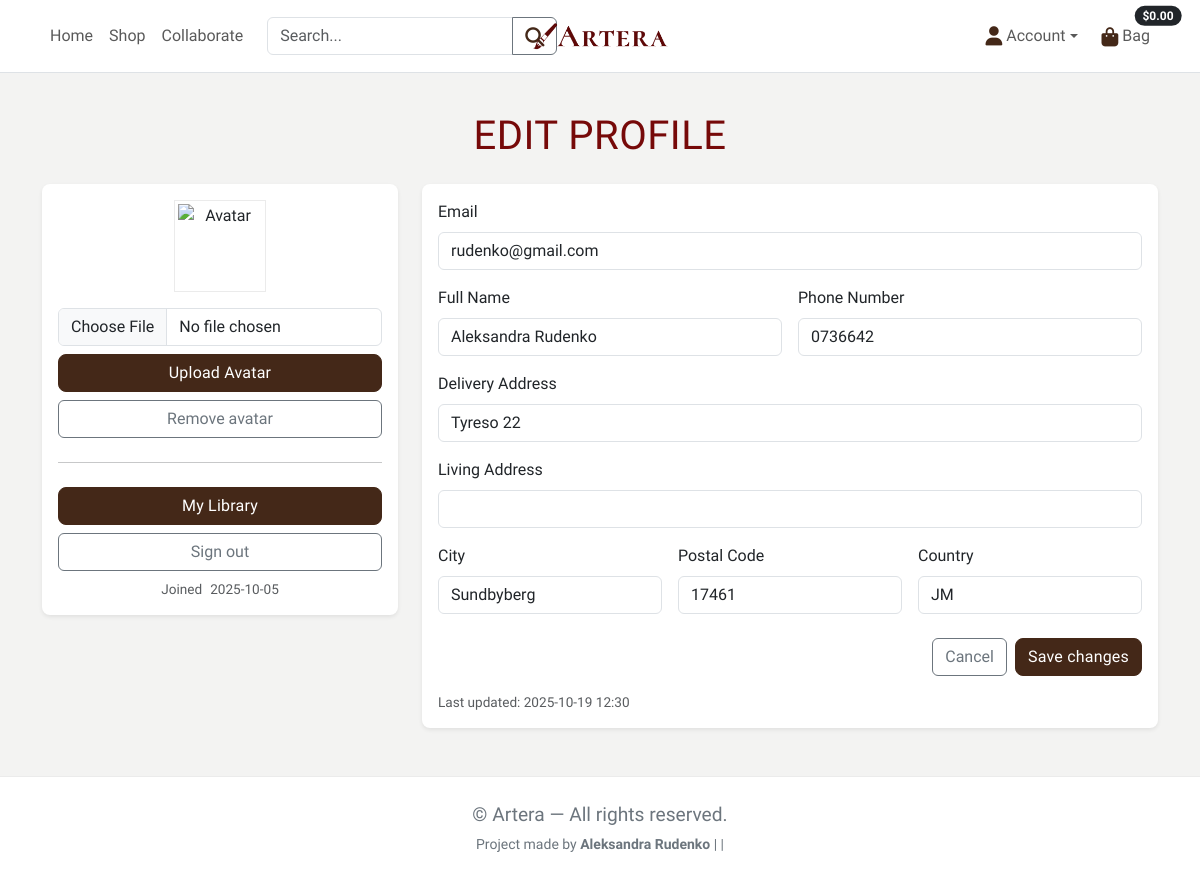
Page /profiles/ (signed in) on the committed database.
### profiles/models.py (models this page shows, shortened)
class Profile(models.Model):
    user = models.OneToOneField(settings.AUTH_USER_MODEL, on_delete=models.CASCADE)
    full_name = models.CharField(max_length=100, blank=True)
    phone_number = models.CharField(max_length=20, blank=True)
    address_line_delivery = models.CharField(max_length=255, blank=True)
    address_line_living = models.CharField(max_length=255, blank=True)
    city = models.CharField(max_length=100, blank=True)
    postal_code = models.CharField(max_length=20, blank=True)
    country = models.CharField(max_length=100, blank=True)
    created_at = models.DateTimeField(auto_now_add=True)
    updated_at = models.DateTimeField(auto_now=True)
    avatar = CloudinaryField('image', blank=True, null=True, folder='avatars')

### profiles/views.py (the view)
# urls.py: path('', views.profile, name='profile'),
@login_required
def profile(request):
    profile, _ = Profile.objects.get_or_create(user=request.user)
    if request.method == 'POST':
        form = ProfileForm(request.POST, instance=profile)
        new_email = (request.POST.get('email') or '').strip()
        if form.is_valid():
            with transaction.atomic():
                form.save()
                if new_email and new_email.lower() != (request.user.email or '').lower():
                    ea = EmailAddress.objects.filter(
                        user=request.user, email__iexact=new_email
                    ).first()
                    if not ea:
                        ea = EmailAddress(user=request.user, email=new_email, primary=False, verified=False)
                        ea.save()
                    ea.send_confirmation(request)
                    messages.info(request, "We sent a verification link to your new email. "
                                            "It will replace your current email after you confirm.")
                else:
                    messages.success(request, "Profile updated.")
            return redirect('profile')
        else:
            messages.error(request, "Please fix the errors below.")
    else:
        form = ProfileForm(instance=profile)
    return render(request, 'profiles/profile.html', {
        'form': form,
        'user_obj': request.user,
    })

### profiles/forms.py
class ProfileForm(forms.ModelForm):
    class Meta:
        model = Profile
        fields = [
            'full_name', 'phone_number', 'address_line_delivery',
            'address_line_living', 'city', 'postal_code', 'country'
        ]
        widgets = {
            'full_name': forms.TextInput(attrs={'class': 'form-control'}),
            'phone_number': forms.TextInput(attrs={'class': 'form-control'}),
            'address_line_delivery': forms.TextInput(attrs={'class': 'form-control'}),
            'address_line_living': forms.TextInput(attrs={'class': 'form-control'}),
            'city': forms.TextInput(attrs={'class': 'form-control'}),
            'postal_code': forms.TextInput(attrs={'class': 'form-control'}),
            'country': forms.TextInput(attrs={'class': 'form-control'}),
        }
        labels = {
            'full_name': 'Full Name',
            'phone_number': 'Phone Number',
            'address_line_delivery': 'Delivery Address',
            'address_line_living': 'Living Address',
            'city': 'City',
            'postal_code': 'Postal Code',
            'country': 'Country',
        }

### bag/contexts.py (called while the page is built, shortened)
def bag_contents(request):
    bag_items = []
    total = 0
    product_count = 0
    bag = request.session.get('bag', {})
    if total < getattr(settings, 'FREE_DELIVERY_THRESHOLD', 0):
        delivery = total * Decimal(getattr(settings, 'STANDARD_DELIVERY_PERCENTAGE', 0) / 100)
        free_delivery_delta = getattr(settings, 'FREE_DELIVERY_THRESHOLD', 0) - total
    else:
        delivery = 0
        free_delivery_delta = 0
    grand_total = delivery + total
    context = {
        'bag_items': bag_items,
        'total': total,
        'product_count': product_count,
        'delivery': delivery,
        'free_delivery_delta': free_delivery_delta,
        'free_delivery_threshold': getattr(settings, 'FREE_DELIVERY_THRESHOLD', 0),
        'grand_total': grand_total,
    }
    return context

### profiles/templates/profiles/profile.html (shortened to what this page needs)
{% extends "base.html" %}
{% load static %}
{% block content %}
<div class="container py-5 profile">
    <h1 class="mb-4 text-center">Edit Profile</h1>
    <div class="row g-4">
        <div class="col-12 col-lg-4">
            <div class="card border-0 shadow-sm rounded-3">
                <div class="card-body text-center">
                    <div class="avatar mb-3 mx-auto">
                        {% if form.instance.avatar %}
                        <img src="{{ form.instance.avatar.url }}" alt="Avatar" class="avatar-image">
                        {% else %}
                        <img src="{% static 'images/default-avatar.png' %}" alt="Default avatar" class="avatar-image">
                        {% endif %}
                    </div>
                    <form method="post" action="{% url 'avatar_upload' %}" enctype="multipart/form-data"
                        class="d-grid gap-2 mb-2">
                        <input type="file" name="avatar" class="form-control" accept="image/*" required>
                        <button class="btn btn-dark" type="submit">Upload Avatar</button>
                    </form>
                    {% if form.instance.avatar %}
                    <form method="post" action="{% url 'avatar_remove' %}" class="d-grid gap-2">
                        <button class="btn btn-outline-secondary" type="submit">Remove avatar</button>
                    </form>
                    {% endif %}
                    <hr class="my-4">
                    <div class="d-grid gap-2">
                        <a href="{% url 'library' %}" class="btn btn-dark">My Library</a>
                        <a href="{% url 'account_logout' %}" class="btn btn-outline-secondary">Sign out</a>
                        <div class="small text-muted">
                            <span class="me-2">Joined</span>{{ user_obj.date_joined|date:"Y-m-d" }}
                        </div>
                    </div>
                </div>
            </div>
        </div>
        <div class="col-12 col-lg-8">
            <div class="card border-0 shadow-sm rounded-3">
                <div class="card-body">
                    <form method="post" novalidate>
                        <div class="mb-3">
                            <label class="form-label">Email</label>
                            <input type="email" name="email" value="{{ user_obj.email }}" class="form-control">
                        </div>
                        <div class="row g-3">
                            <div class="col-md-6">
                                <label class="form-label">{{ form.full_name.label }}</label>
                                {{ form.full_name }}
                            </div>
                            <div class="col-md-6">
                                <label class="form-label">{{ form.phone_number.label }}</label>
                                {{ form.phone_number }}
                            </div>
                            <div class="col-12">
                                <label class="form-label">{{ form.address_line_delivery.label }}</label>
                                {{ form.address_line_delivery }}
                            </div>
                            <div class="col-12">
                                <label class="form-label">{{ form.address_line_living.label }}</label>
                                {{ form.address_line_living }}
                            </div>
                            <div class="col-md-4">
                                <label class="form-label">{{ form.city.label }}</label>
                                {{ form.city }}
                            </div>
                            <div class="col-md-4">
                                <label class="form-label">{{ form.postal_code.label }}</label>
                                {{ form.postal_code }}
                            </div>
                            <div class="col-md-4">
                                <label class="form-label">{{ form.country.label }}</label>
                                {{ form.country }}
                            </div>
                        </div>
                        <div class="d-flex gap-2 justify-content-end mt-4">
                            <a href="{% url 'all_artworks' %}" class="btn btn-outline-secondary">Cancel</a>
                            <button type="submit" class="btn btn-dark">Save changes</button>
                        </div>
                    </form>
                    <div class="small text-muted mt-3">
                        Last updated:
                        {% if form.instance.updated_at %}{{ form.instance.updated_at|date:"Y-m-d H:i" }}{% else %}—{% endif %}
                    </div>
                </div>
            </div>
        </div>
    </div>
</div>
{% endblock %}

### static/css/base.css (style rules this page uses)
:root { --primary-font: "Cardo", serif; --primary-color: #442818; --secondary-color: #760909; --accent-1: #C2D2C2; --accent-1-dark: #2D4739; --bg-color: #F3F3F2; --surface: #FFFFFF; --ink: #1f1f1f; --muted: #6c757d; --border: rgba(0, 0, 0, .08); --shadow-sm: 0 6px 18px rgba(0, 0, 0, .08); --shadow-md: 0 10px 24px rgba(0, 0, 0, .1); --radius: 12px; }
body { font-family: var(--primary-font); background: var(--bg-color); color: var(--ink); display: flex; flex-direction: column; min-height: 100vh; }
h1, h2 { font-family: var(--primary-font); color: var(--secondary-color); letter-spacing: 0.5px; text-transform: uppercase; }
.card p, .card .text-muted { font-size: 0.85rem; }
.avatar-image { width: 85px; height: 85px; }
.profile .card { border: 1px solid var(--border); box-shadow: var(--shadow); overflow: hidden; }
.profile .avatar { width: 92px; height: 92px; display: grid; place-items: center; margin-bottom: 0.5rem; border: 1px solid var(--border); }
.btn-dark { background: var(--primary-color); border-color: var(--primary-color); color: #fff; border-radius: 8px; letter-spacing: 0.2px; }
a { color: var(--primary-color); text-decoration: none; }

### rows in the picture
Profile: full_name "Aleksandra Rudenko", phone_number "0736642", address_line_delivery "Tyreso 22", city "Sundbyberg", postal_code "17461", country "JM", instance.updated_at "2025-10-19 12:30"

### other values in the picture
{{ user_obj.date_joined|date:"Y-m-d" }} "2025-10-05"
